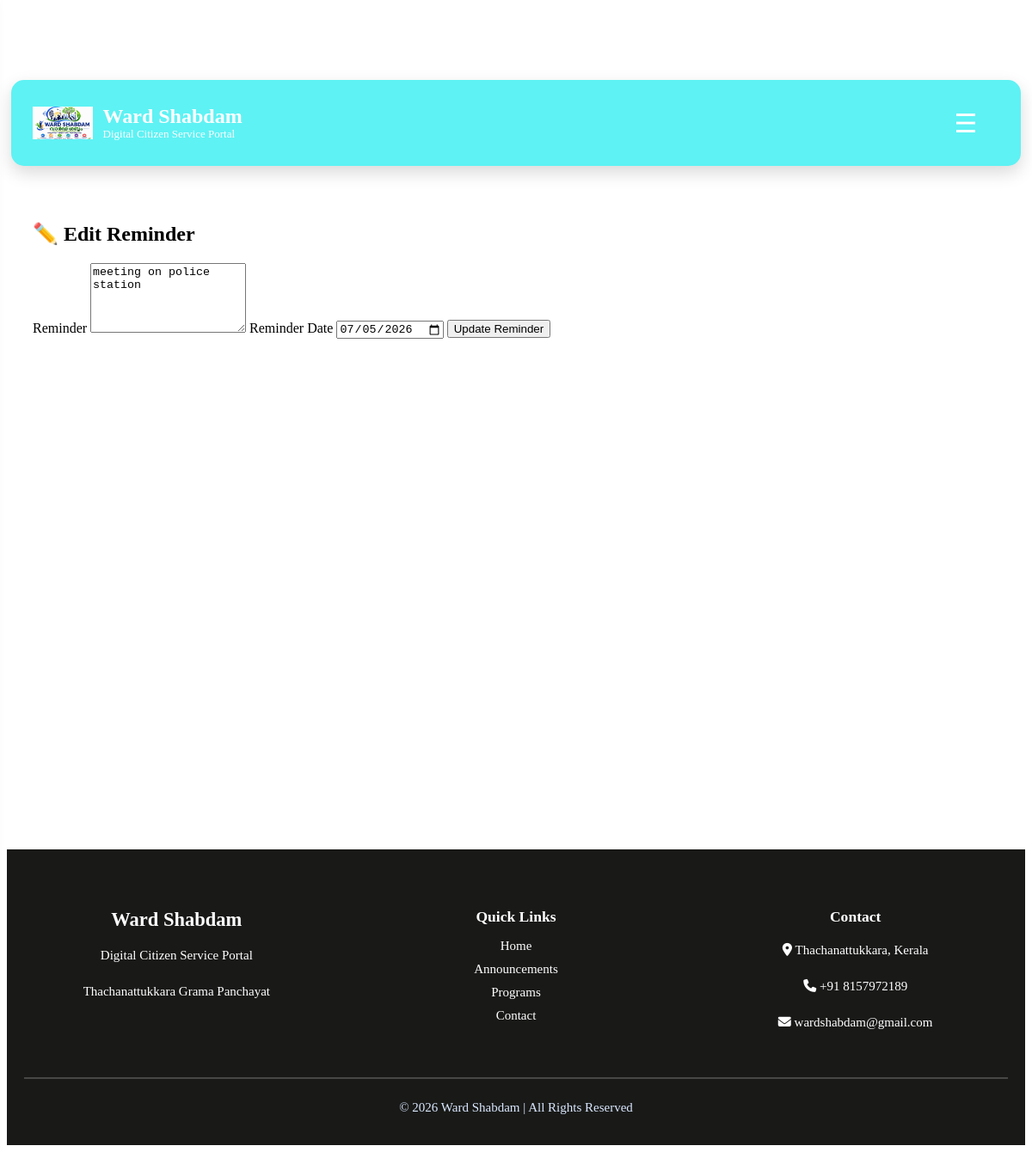
The page /edit-reminder/2 (signed in) on the database its author committed.
### tables this page shows
CREATE TABLE ward_reminders (

    id INTEGER PRIMARY KEY AUTOINCREMENT,

    ward_member_id INTEGER,

    reminder TEXT,

    reminder_date DATE,

    completed INTEGER DEFAULT 0

);

### app.py (the view, shortened to what this page needs)
@app.route("/edit-reminder/<int:id>", methods=["GET", "POST"])
def edit_reminder(id):
    if "ward_member_id" not in session:
        return redirect("/ward-login")
    conn = sqlite3.connect("database/wardshabdam.db")
    conn.row_factory = sqlite3.Row
    cursor = conn.cursor()
    cursor.execute("""
        SELECT *
        FROM ward_reminders
        WHERE id=?
        AND ward_member_id=?
    """, (
        id,
        session["ward_member_id"]
    ))
    reminder = cursor.fetchone()
    conn.close()
    return render_template(
        "edit_reminder.html",
        reminder=reminder
    )

### app.py (called while the page is built, shortened)
@app.context_processor
def notification_context():
    if "citizen_id" not in session:
        return {"notification_count": 0}

### templates/edit_reminder.html (shortened to what this page needs)
{% extends "layout.html" %}
{% block content %}
<div class="form-container">
    <h2>✏️ Edit Reminder</h2>
    <form method="POST">
        <label>Reminder</label>
        <textarea
            name="reminder"
            rows="5"
            required>{{ reminder["reminder"] }}</textarea>
        <label>Reminder Date</label>
        <input
            type="date"
            name="reminder_date"
            value="{{ reminder['reminder_date'] }}"
            required>
        <button type="submit">
            Update Reminder
        </button>
    </form>
</div>
{% endblock %}

### static/css/style.css (style rules this page uses)
body { padding-top:70px; }

### rows shown on the page
ward_reminders: reminder "meeting on police station", reminder_date "07/05/2026"
